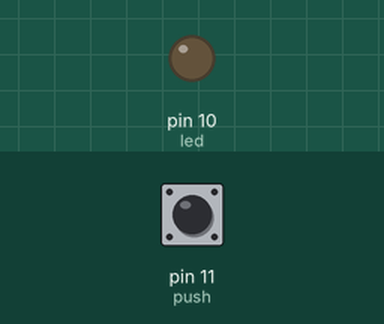
A sketch run on a simulated Arduino Uno, built with avr-gcc and run on an emulated ATmega328P. Parts: output pins drawn as LEDs (lit = HIGH). The test bench sets the inputs (shaded band); at power-on: pin 11 (push) LOW.

Above: at 1.2 s.
1.3 s: pin 11 (push) pulled HIGH for 3.2 s
At 2.4 s:
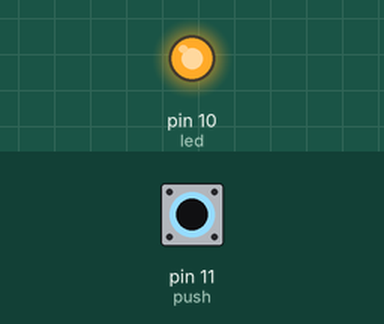
6.8 s: pin 11 (push) pulled HIGH for 0.15 s
At 9.3 s:
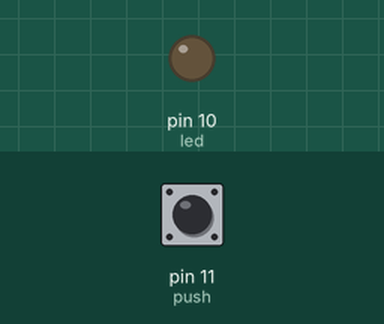
9.9 s: pin 11 (push) pulled HIGH for 1 s
At 10.2 s:
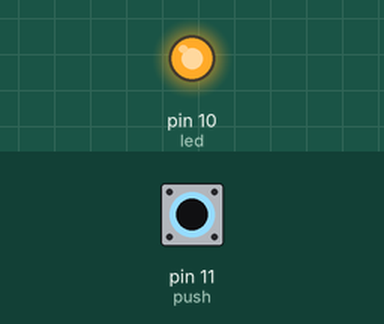
Timing chart, 0 to 13.4 s (numbered marks = the images above; inputs shaded):
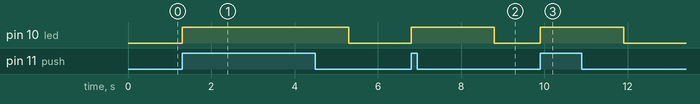

The sketch:

programa12.ino
```cpp
int push=11;
int led=10;
int prueba=0;
void setup() {
  // put your setup code here, to run once:
pinMode(push,INPUT);
pinMode(led,OUTPUT);

}

void loop() {
  // put your main code here, to run repeatedly:
prueba=digitalRead(push);
if(prueba==HIGH)
{digitalWrite(led,HIGH);
 delay(2000);
 digitalWrite(led,LOW);
}
}
```

Measured:
- after the input at 1.3 s, pin 10 (led): LOW → HIGH at once, → LOW 4.0 s later
- after the input at 6.8 s, pin 10 (led): LOW → HIGH at once, → LOW 2.0 s later
- after the input at 9.9 s, pin 10 (led): LOW → HIGH at once, → LOW 2.0 s later
